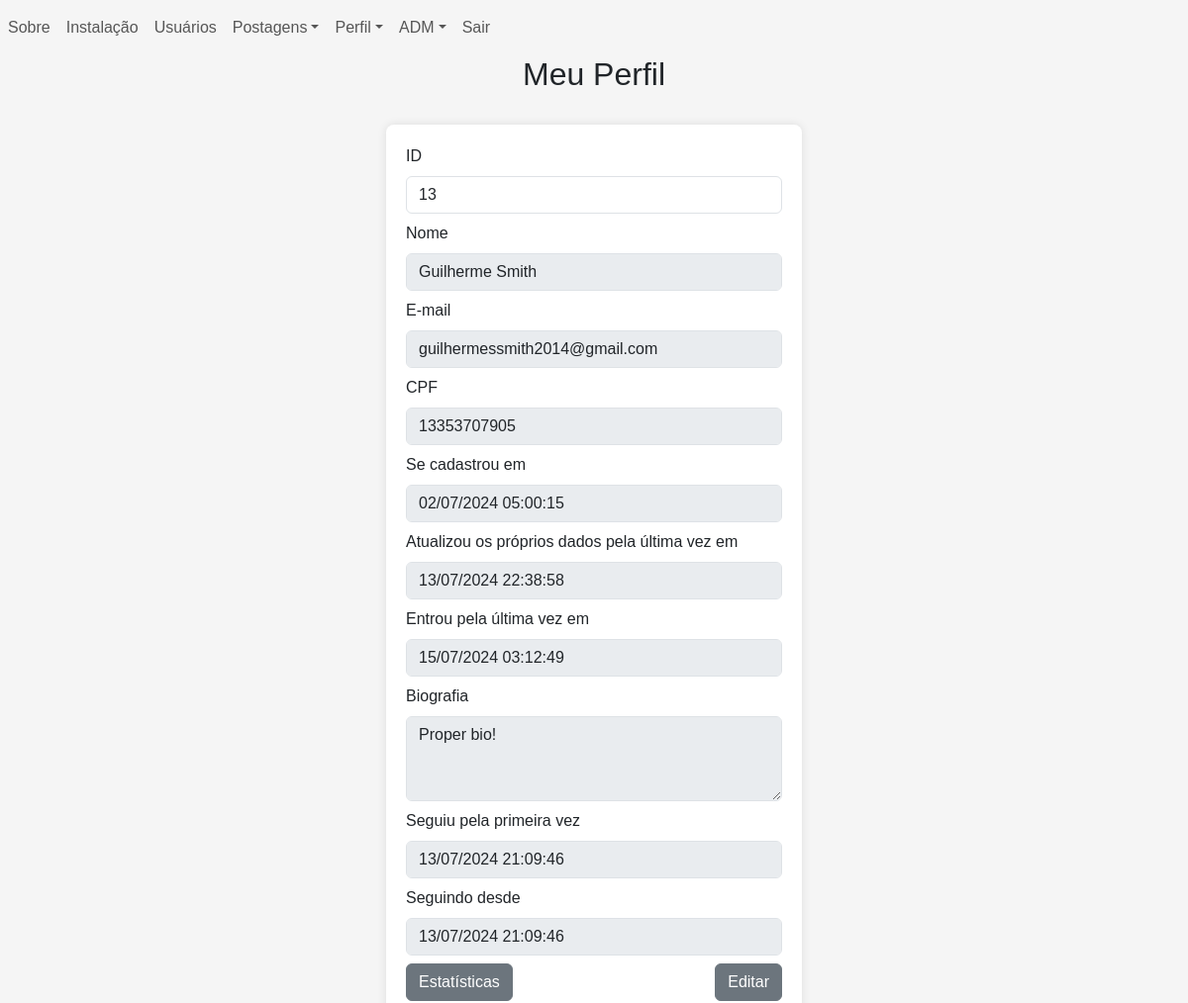
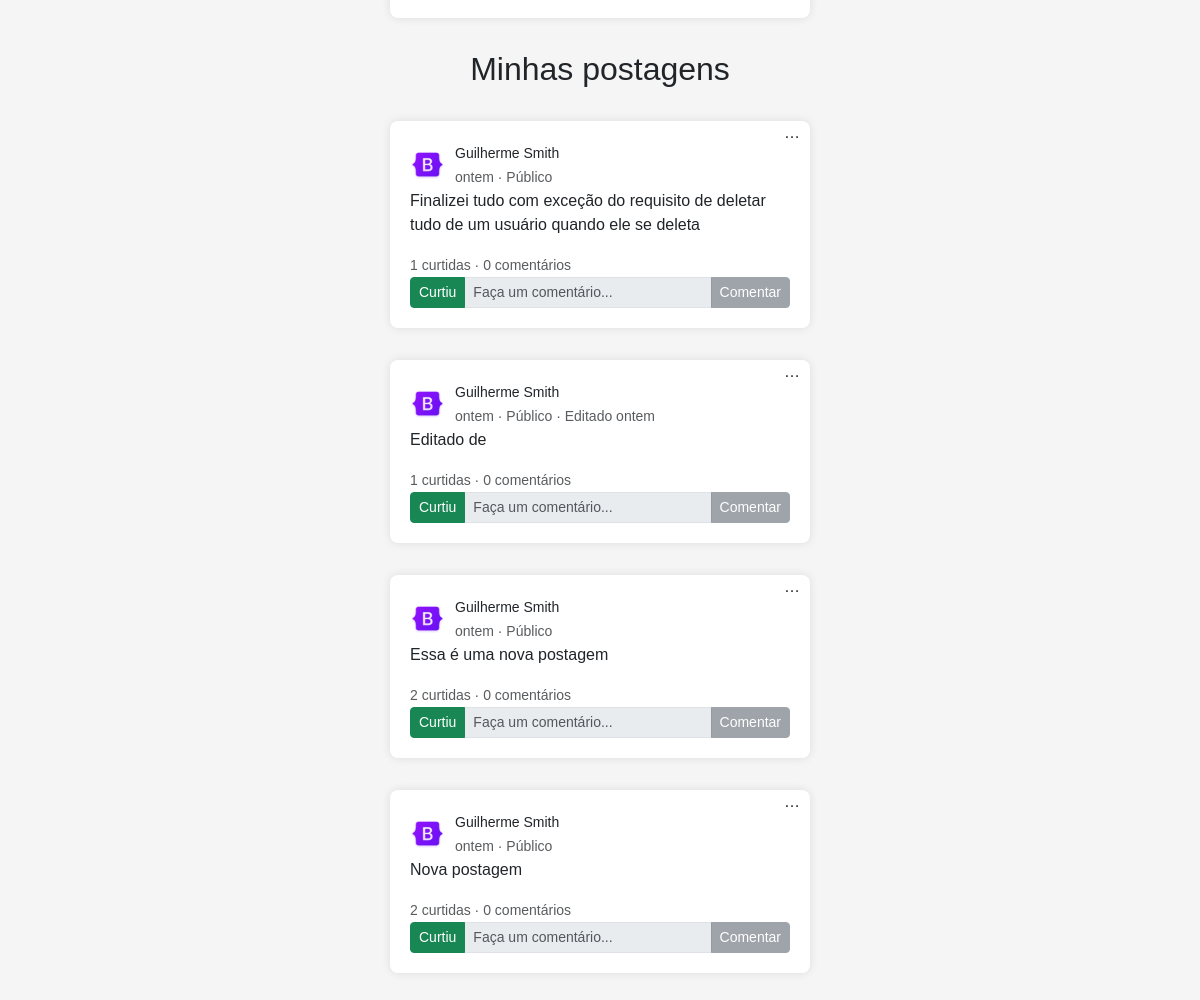
The page /users/profile.php (signed in) on the database as committed earlier (2 pictures, top to bottom).
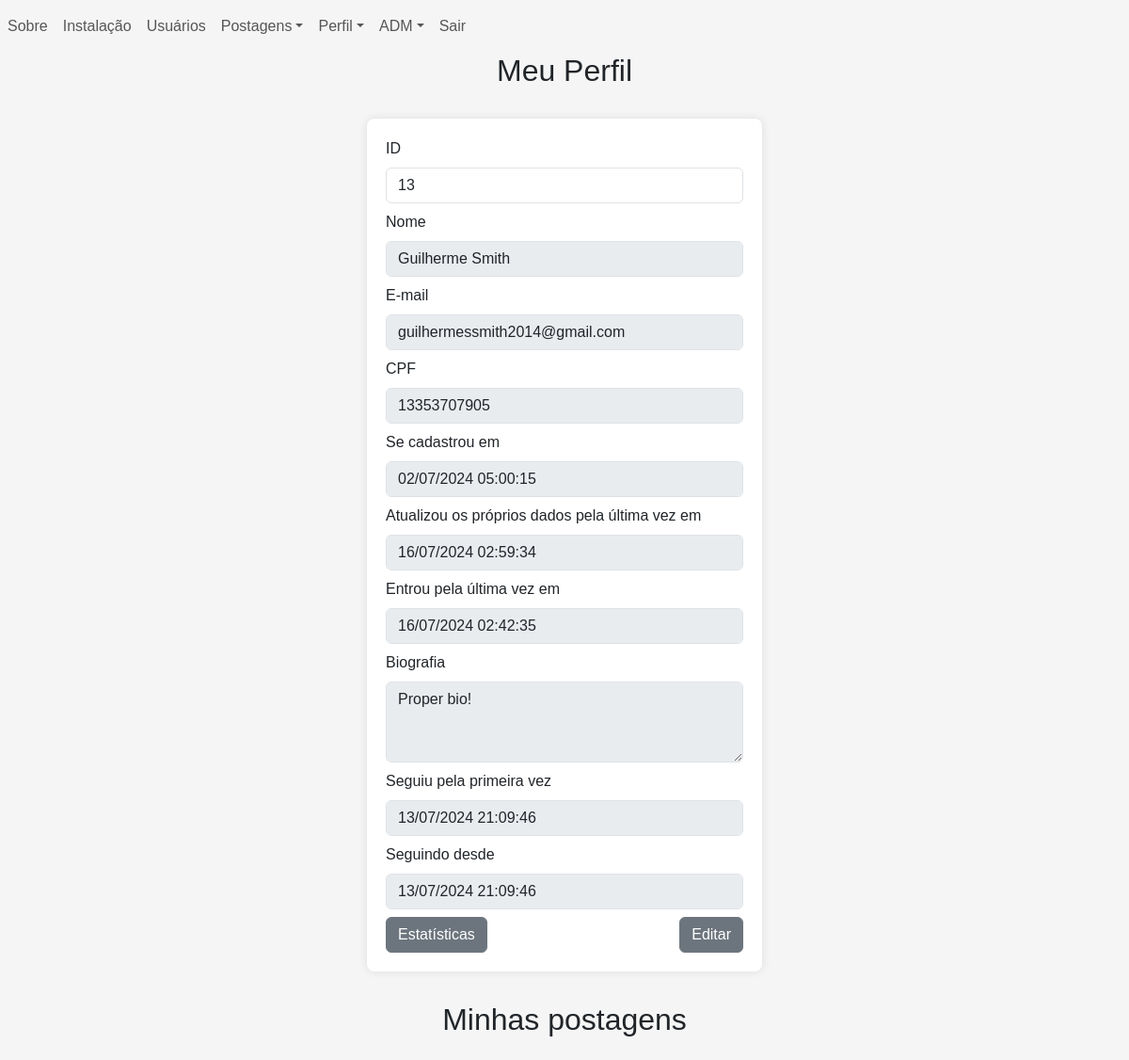
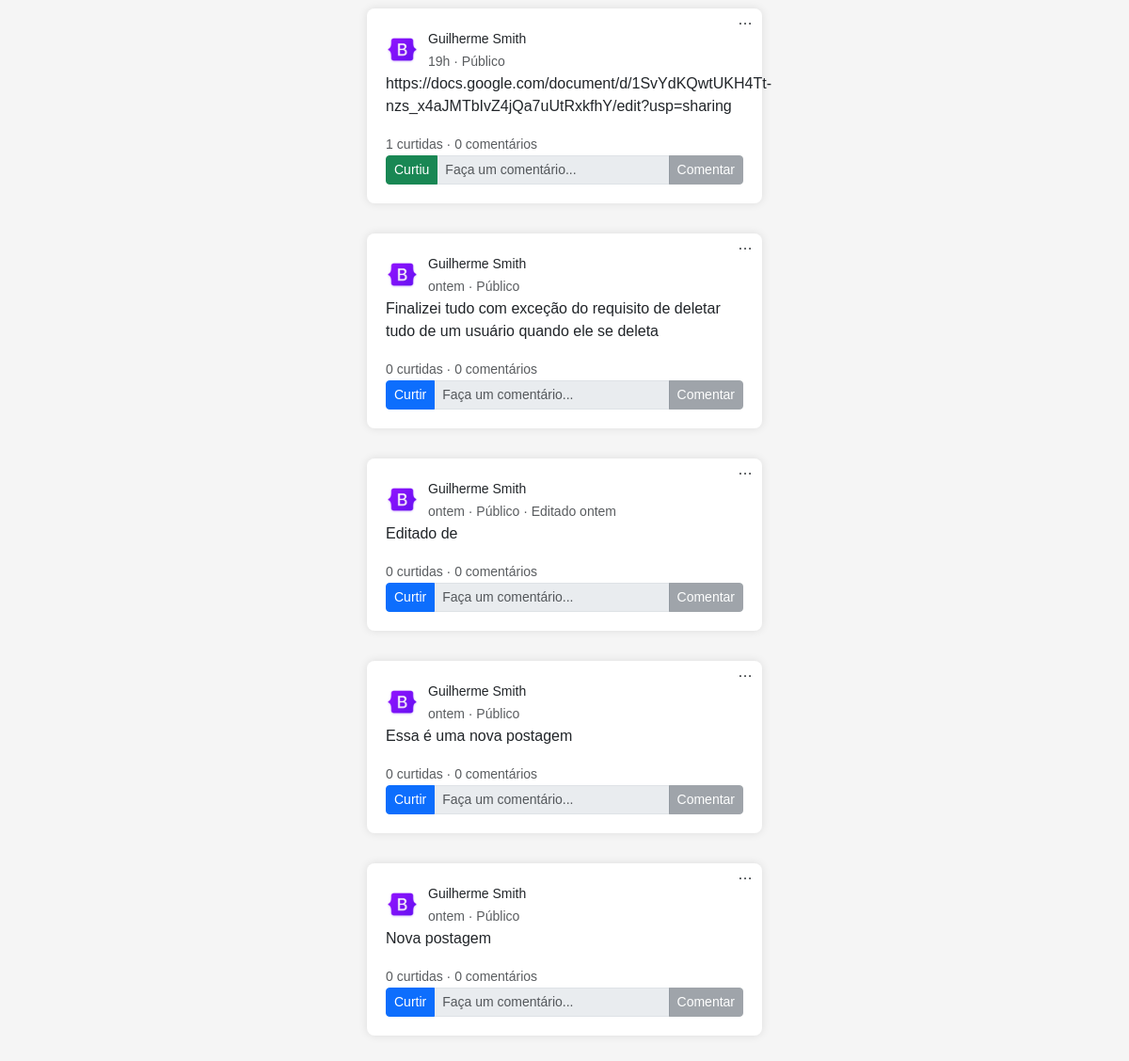
The same page on the database as committed later (2 pictures, top to bottom).
### tables this page shows
CREATE TABLE users (
    id INTEGER PRIMARY KEY AUTOINCREMENT,
    username VARCHAR(255) NOT NULL,
    email VARCHAR(255) NOT NULL UNIQUE,
    cpf VARCHAR(11) NOT NULL UNIQUE,
    created_at DATETIME DEFAULT CURRENT_TIMESTAMP,
    updated_at DATETIME
, pass VARCHAR(255) NOT NULL, bio VARCHAR(100), logged_at TIMESTAMP, adm boolean DEFAULT false);

CREATE TABLE posts (
    id INTEGER PRIMARY KEY AUTOINCREMENT,
    id_user INTEGER NOT NULL,
    text VARCHAR(100) NOT NULL,
    image_src VARCHAR(100),
    created_at TIMESTAMP DEFAULT CURRENT_TIMESTAMP,
    updated_at TIMESTAMP,
    total_comments INTEGER DEFAULT 0,
    total_likes INTEGER DEFAULT 0,
    FOREIGN KEY (id_user) REFERENCES users(id)
);

### src/back/config.php (called while the page is built, shortened)
<?php
    function get_posts(array $array = [], $single = false){
        $db = db_conn();
        $se_SQL = "SELECT * FROM post";
        if (!empty($array)) {
            $se_SQL .= " WHERE ";
            $conditions = [];
            foreach ($array as $col => $values) {
                $value_parts = explode(',',$values);
                foreach ($value_parts as $value) {
                    $marks[] = "$col LIKE ?";
                }
                $conditions[] = implode(" OR ",$marks);
            }
            $se_SQL .= implode(" AND ",$conditions);
        }
        $se_query = $db->prepare($se_SQL);
        if (!empty($array)) {
            $i = 1;
            foreach ($array as $col => $value) {
                foreach ($value_parts as $value) {
                    $se_query->bindValue($i,"%".trim(ucfirst($value))."%",SQLITE3_TEXT);
                    $i++;
                }
            }
        }
        $se_result = $se_query->execute();
        $posts = [];
        while ($row = $se_result->fetchArray(SQLITE3_ASSOC)) {
            $row['options'] = [
                ['text' => 'Visualizar','path' => POSTS_LINK.'crud/view_post.php']
            ];
            if (logged()) {
                if ($row['id_user'] == $_SESSION['user']['id']) {
                    $row['options'][] = ['text' => 'Editar','path' => POSTS_LINK.'crud/edit_post.php'];
                    $row['options'][] = ['text' => 'Deletar','path' => POSTS_LINK.'crud/delete_post.php'];
                }
                if ($db->querySingle("SELECT created_at FROM post_likes WHERE id_user = ".$_SESSION['user']['id']." AND id_post = ".$row['id']) == null) {
                    $row['liked'] = false;
                }else{
                    $row['liked'] = true;
                }
            }else{
                $row['liked'] = false;
            }
            $row['posted_at'] = time_ago($row['created_at']);
            $posts[] = $row;
        }
        return $single ? $posts[0] : $posts;
    }
    function time_ago($datetime) {
        $now = new DateTime('now', new DateTimeZone('America/Sao_Paulo'));
        $post_time = new DateTime($datetime, new DateTimeZone('UTC'));
        $post_time->setTimezone(new DateTimeZone('America/Sao_Paulo'));
        $interval = $now->diff($post_time);
        $hours = $interval->h;
        $days = $interval->d;
        $weeks = floor($interval->days / 7);
        $months = $interval->m + ($interval->y * 12);
        $years = $interval->y;
        if ($days > 0) {
            return $days == 1 ? "ontem" : "$days dias";
        }
        if ($hours > 0) {
            return $hours."h";
        }
        return "Agora";
    }
    function format_date($date_string){
        return $date_string != null ? date('d/m/Y H:i:s',strtotime($date_string)) : "";
    }
    function logged(){
        return isset($_SESSION['user']);
    }
    function db_conn(){
        $db = new SQLite3(SRC_URL.'back/database.sqlite',SQLITE3_OPEN_READWRITE);
        return $db;
    }
    function get_users(array $array = [], $single = false){
        $db = db_conn();
        $se_SQL = "SELECT * FROM users";
        if (!empty($array)) {
            $se_SQL .= " WHERE ";
            $conditions = [];
            foreach ($array as $col => $values) {
                if (!empty($values)) {
                    $value_parts = explode(',',$values);
                    foreach ($value_parts as $value) {
                        $marks[] = str_contains($col,"id") ? "$col = ?" : "$col LIKE ?";
                    }
                    $conditions[] = implode(" OR ",$marks);
                }
            }
            $se_SQL .= implode(" AND ",$conditions);
        }
        $se_query = $db->prepare($se_SQL);
        if (!empty($array)) {
            $i = 1;
            foreach ($array as $col => $value) {
                if (!empty($value)) {
                    foreach ($value_parts as $value) {
                        if (str_contains($col,"id")) {
                            $se_query->bindValue($i,trim($value),SQLITE3_INTEGER);
                        }else{
                            $se_query->bindValue($i,"%".trim(ucfirst($value))."%",SQLITE3_TEXT);
                        }
                        $i++;
                    }
                }
            }
        }
        $se_result = $se_query->execute();
        $users = [];
        while ($row = $se_result->fetchArray(SQLITE3_ASSOC)) {
            if (logged()) {
                $users_follow = $db->querySingle("SELECT * FROM users_follow WHERE id_user_follower = ".$_SESSION['user']['id']." AND id_user_followed = ".$row['id'], true);
                if (!empty($users_follow) && $users_follow['active'] == 1) {
                    $row['following'] = true;
                    $row['followed_first_at'] = format_date($users_follow['created_at']);
                    $row['following_since'] = $users_follow['updated_at'] == null ? format_date($users_follow['created_at']) : format_date($users_follow['updated_at']);
                }else{
                    $row['following'] = false;
                    $row['followed_first_at'] = "";
                    $row['following_since'] = "";
                }
            }else{
                $row['following'] = false;
                $row['followed_first_at'] = "";
                $row['following_since'] = "";
            }
            $users[] = $row;
        }
        return $single ? $users[0] : $users;
    }
?>

### users/profile.php (the view, shortened to what this page needs)
<?php
    require "../src/back/config.php";
    if (isset($_GET['id']) && is_numeric($_GET['id']) && $_GET['id'] > 0) {
        $id = $_GET['id'];
        $self = logged() && $_SESSION['user']['id'] == $id ? true : false;
    }else{
        $id = $_SESSION['user']['id'];
        $self = true;
    }
    $profile = get_users(['id' => $id],true);
    if ($self) {
        $button_tag = "a";
        $button_text = "Editar";
        $button_class = "btn btn-secondary";
        $link = USERS_LINK."crud/my_data.php";
        $button_attributes = "href = '$link'";
    }
    $cols = ['id_user' => $profile['id']];
    $posts = get_posts($cols);
?>
<!DOCTYPE html>
<html lang="en">
    <head>
        <?php require SRC_URL."front/head.php" ?>
    </head>
    <body>
        <?php require SRC_URL."front/navbar.php" ?>
        <div class = "text-center">
            <h2>
                <?php
                    if ($self) {
                        echo "Meu Perfil";
                    }else{
                        echo "Perfil de ".explode(" ",$profile['username'])[0];
                    }
                ?>
            </h2>
        </div>
        <form class = "container form-container" action="follow_user.php?redirect_url=<?php echo $_SERVER['REQUEST_URI'] ?>" method="POST" autocomplete = 'off'  >
            <?php
                echo set_form_input('ID','id',$profile['id'],['readonly' => true]);
                echo set_form_input('Nome','username',$profile['username'],['disabled' => true]);
                echo set_form_input('E-mail','email',$profile['email'],['disabled' => true]);
                echo set_form_input('CPF','cpf',$profile['cpf'],['disabled' => true]);
                echo set_form_input('Se cadastrou em','created_at',format_date($profile['created_at']),['disabled' => true]);
                echo set_form_input('Atualizou os próprios dados pela última vez em','updated_at',format_date($profile['updated_at']),['disabled' => true]);
                echo set_form_input('Entrou pela última vez em','logged_at',format_date($profile['logged_at']),['disabled' => true]);
                echo set_form_textarea('Biografia','bio',$profile['bio'],['disabled' => true]);
                echo set_form_input('Seguiu pela primeira vez','followed_first_at',$profile['followed_first_at'],['disabled' => true]);
                echo set_form_input('Seguindo desde','following_since',$profile['following_since'],['disabled' => true]);
            ?>
            <div class = "row" >
                <div class = "col-lg-6 col-md-6 col-sm-12" style = "text-align: left">
                    <a class = "btn btn-secondary" href = "users_statistics.php?id=<?php echo $profile['id'] ?>" >Estatísticas</a>
                </div>
                <div class = "col-lg-6 col-md-6 col-sm-12" style = "text-align: right">
                    <?php echo set_button($button_tag,$button_text,$button_class,$button_attributes) ?>
                </div>
            </div>
        </form>
        <section>
            <div class = 'text-center' style = "display: <?php echo empty($posts) ? 'none' : 'block' ?>">
                <h2>
                    <?php
                        if ($self) {
                            echo "Minhas postagens";
                        }else{
                            echo "Postagens de ".explode(" ",$profile['username'])[0];
                        }
                    ?>
                </h2>
            </div>
            <?php
                if (!empty($posts)) {
                    foreach ($posts as $post) {
                        echo set_post_form($post);
                    }
                }
            ?>
        </section>
    </body>
</html>

### src/front/head.php (shortened to what this page needs)
<head>
    <link href="https://cdn.jsdelivr.net/npm/bootstrap@5.3.3/dist/css/bootstrap.min.css" rel="stylesheet">
    <link rel="stylesheet" href="<?php echo MAIN_LINK ?>index.css">
</head>

### src/front/navbar.php (shortened to what this page needs)
<navbar class = "navbar navbar-expand-lg">
    <ul class="navbar-nav mr-auto">
        <?php
          set_nav_link(MAIN_LINK."index.php","Sobre");
          set_nav_dropdown("Postagens", POSTS_LINK."posts.php",[
            ["path" => POSTS_LINK."crud/post.php", "text" => "Novo"],
            ["path" => POSTS_LINK."posts_table.php", "text" => "Tabela"]
          ]);
          if(logged()){
            if ($_SESSION['user']['adm']) {
              set_nav_dropdown("ADM", ADM_LINK."schema.php",[
                ["path" => BASE_LINK."tests.php", "text" => "Testes"],
                ["path" => ADM_LINK."routines.php", "text" => "Rotinas"],
              ]);
            }
          }else{
            set_nav_link(USERS_LINK."auth/login.php","Entrar");
            set_nav_link(USERS_LINK."crud/signin.php","Registrar");
          }
        ?>
    </ul>
</navbar>
<?php
  function set_nav_link($path,$text){
    echo "<li class='nav-item'><a href = '$path' class = 'nav-link'>$text</a></li>";
  }
  function set_nav_dropdown($text, $href, $items) {
    echo "<li class='nav-item dropdown'>";
    echo "<a class='nav-link dropdown-toggle' href='$href' id='navbarDropdown' role='button' data-toggle='dropdown' aria-haspopup='true' aria-expanded='false'>$text</a>";
    echo "</li>";
  }
  function set_post_options_dropdown($postId, $options) {
    if (!empty($options)) {
      $element = "<div class='dropdown post-options'>";
      $element .= "<span class=' dropdown-toggle' id='postOptionsDropdown$postId' data-toggle='dropdown' aria-haspopup='true' aria-expanded='false'>&#x2026;</span>";
      $element .= "<div class='dropdown-menu' aria-labelledby='postOptionsDropdown$postId'>";
      foreach ($options as $option) {
        $element .= "<a class='dropdown-item' href='{$option['path']}?id=$postId'>{$option['text']}</a>";
      }
      $element .= "</div>";
      $element .= "</div>";
    }else{
      $element = "";
    }
    return $element;
  }
  function set_button($tag,$text,$class,$attributes) {
    return "<$tag $attributes class = '$class' >$text</$tag>";
  }
  function set_form_input($label,$column,$value,$options = []){
    $input = "<div class = 'form-group'>";
    $input .= "<label for = '$column-input' class = 'form-label'>$label</label>";
    $input .= "<input type = 'text' id = '$column-input' name = '$column' class = 'form-control' value = '$value' ";
    $input .= isset($options['readonly']) ? " readonly " : "";
    $input .= isset($options['disabled']) ? " disabled " : "";
    $input .= isset($options['required']) ? " required " : "";
    $input .= ">";
    $input .= "</div>";
    return $input;
  }
  function set_form_textarea($label,$column,$value,$options = []){
    $textarea = "<div class = 'form-group'>";
    $textarea .= "<label for = '$column-input' class = 'form-label'>$label</label>";
    $textarea .= "<textarea id = '$column-input' name = '$column' class = 'form-control' cols = '10' rows = '3'";
    $textarea .= isset($options['disabled']) ? " disabled " : "";
    $textarea .= ">";
    $textarea .= $value;
    $textarea .= "</textarea>";
    $textarea .= "</div>";
    return $textarea;
  }
  function set_post_form ($post = []){
    $form = "<form class = 'container form-container' action = 'comment.php' method = 'POST' autocomplete = 'off' id = 'post-".$post['id']."' >";
    $id_input = "<input type = 'hidden' name = 'id' value = '".$post['id']."' >";
    $user_info = "<div class = 'user-info'>";
    $user_info .= "<img src = '".MEDIA_LINK."bootstrap.png' alt = ''>";
    $user_info .= "<div>";
    $user_info .= "<small class = 'text-bold'>".$post['username']."</small>";
    $user_info .= "<br>";
    $user_info .= "<small class = 'text-muted'>".$post['posted_at']." &middot; Público";
    $user_info .= is_null($post['updated_at']) ? "" : " &middot; Editado ".time_ago($post['updated_at']);
    $user_info .= "</small>";
    $user_info .= "</div>";
    $user_info .= "</div>";
    $options = set_post_options_dropdown($post['id'],$post['options']);
    $text = "<div class = 'text-justify'>";
    $text .= "<p>".$post['text']."</p>";
    $text .= "</div>";
    $statistics = "<div>";
    $statistics .= "<small class = 'text-muted' >".$post['total_likes']." curtidas &middot; ".$post['total_comments']." comentários</small>";
    $statistics .= "</div>";
    if ($post['liked']) {
      $like_button_class = "btn btn-success";
      $like_button_text = "Curtiu";
    }else{
      $like_button_class = "btn btn-primary";
      $like_button_text = "Curtir";
    }
    $buttons = "<div class = 'input-group input-group-sm'>";
    $buttons .= "<a class = '$like_button_class' href = '".POSTS_LINK."like_post.php?id_post=".$post['id']."&redirect_url=".$_SERVER['REQUEST_URI']."'>$like_button_text</a>";
    $buttons .= "<input type = 'text' class = 'form-control' placeholder = 'Faça um comentário...' disabled >";
    $buttons .= "<button type = 'submit' class = 'btn btn-secondary' disabled>Comentar</button>";
    $buttons .= "</div>";
    $form .= $id_input;
    $form .= $options;
    $form .= $user_info;
    $form .= $text;
    $form .= $statistics;
    $form .= $buttons;
    $form .= "</form>";
    return $form;
  }
?>

### main/index.css (style rules this page uses)
form { margin: auto; padding: 0.5rem; }
form .form-group { margin-bottom: 0.5rem; }
.form-container { position: relative; width: 35%; overflow: visible; }
body { font-family: Arial, sans-serif; background-color: #f5f5f5; margin: 0; }
.table-container, .container { margin: 2rem auto; padding: 20px; background-color: #fff; box-shadow: 0 0 10px rgba(0, 0, 0, 0.1); border-radius: 8px; }
.container { max-width: 80%; }
a { color: #007BFF; text-decoration: none; }
a.btn, .nav-link { text-decoration: none; }
.nav-link,.nav-link:hover { text-decoration: none; }
.post-options .dropdown-toggle::after { display: none; }
.post-options { position: absolute; top: 0; right: 10px; }
.user-info { display: flex; align-items: center; }
.user-info img { display: inline-block; margin-right: 10px; width: 35px; }

Rows that differ between the two databases and show on the page:
added posts: id_user.username "Guilherme Smith", posted_at "19h", text "https://docs.google.com/document/d/1SvYdKQwtUKH4Tt-nzs_x4aJMTbIvZ4jQa7uUtRxkfhY/edit?usp=sharing", total_likes "1", total_comments "0", like_button_text "Curtiu"
changed posts (number 2 of 5 on the later page): total_likes "1" → "0"; like_button_text "Curtiu" → "Curtir"
changed posts "Editado de": total_likes "1" → "0"; like_button_text "Curtiu" → "Curtir"
changed posts "Essa é uma nova postagem": total_likes "2" → "0"; like_button_text "Curtiu" → "Curtir"
changed posts "Nova postagem": total_likes "2" → "0"; like_button_text "Curtiu" → "Curtir"
Other text that changed with them:
form field updated_at: "13/07/2024 22:38:58" → "16/07/2024 02:59:34"
form field logged_at: "15/07/2024 03:12:49" → "16/07/2024 02:42:35"
